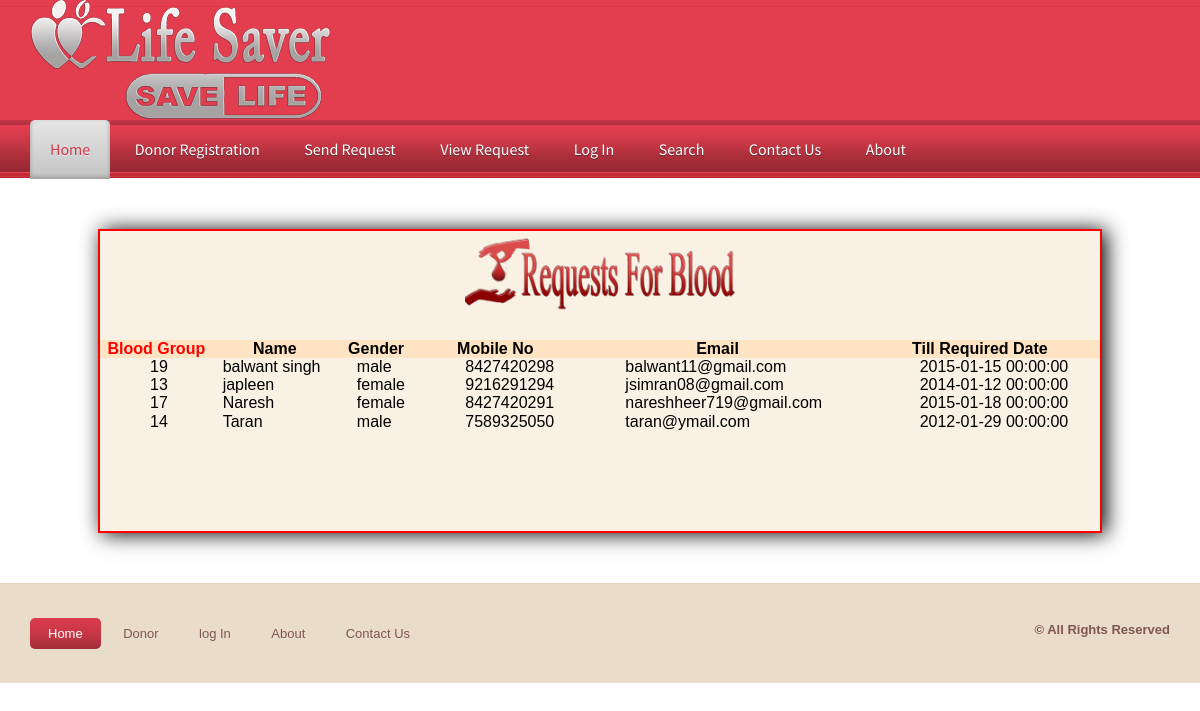
Screenshot of /viewrequest.php with the database file from the repository.
### tables this page shows
CREATE TABLE IF NOT EXISTS `requestes` (
  `req_id` int(100) NOT NULL AUTO_INCREMENT,
  `name` varchar(100) NOT NULL,
  `gender` varchar(100) NOT NULL,
  `age` varchar(100) NOT NULL,
  `mobile` varchar(100) NOT NULL,
  `email` varchar(100) NOT NULL,
  `bgroup` varchar(10) NOT NULL,
  `reqdate` datetime NOT NULL,
  `detail` varchar(500) NOT NULL,
  PRIMARY KEY (`req_id`)
);

### viewrequest.php (the view, shortened to what this page needs)
<!DOCTYPE html PUBLIC "-//W3C//DTD XHTML 1.0 Transitional//EN" "http://www.w3.org/TR/xhtml1/DTD/xhtml1-transitional.dtd">
<html xmlns="http://www.w3.org/1999/xhtml">
<head>
<link href="css/lightbox.css" rel="stylesheet" />
    <link href="StyleSheet.css" rel="stylesheet" type="text/css" />
<link href="css/style.css" rel="stylesheet" type="text/css" media="all" />
<link href="css/flexslider.css" rel="stylesheet" type="text/css" media="all" />
</head>
<body>
<?php include('admin/function.php'); ?>
 <div class="h_bg">
<div class="wrap">
<div class="header">
		<div class="logo">
			<h1><a href="index.php"><img src="Images/logo.png" alt=""></a></h1>
		</div>
	</div>
</div>
</div>
<div class="nav_bg">
<div class="wrap">
		<?php require('header.php');?>
	</div>
<div style="height:300px; width:1000px; margin:auto; margin-top:50px; margin-bottom:50px; background-color:#f8f1e4; border:2px solid red; box-shadow:4px 1px 20px black;">
     <form method="post" enctype="multipart/form-data">
 <table cellpadding="20" cellspacing="20" width="1000px" height="200px"  style="margin:auto" >
   <tr><td colspan="7" align="center"><img src="Images/brequest.png" height="90px" /></td></tr>
   <tr><td>&nbsp;</td><td>&nbsp;</td></tr>
 <tr style="background-color:bisque" align="center" class="bold">
             <td class="bold" style="color:red"  >Blood Group</td><td align="center">Name</td><td align="center">Gender</td><td align="center">Mobile No</td><td align="center">Email</td>
            <td align="center">Till Required Date</td>
        </tr>
<?php
$cn=mysqli_connect("localhost","root","","bloodbank");
$s="select * from requestes";
	$result=mysqli_query($cn,$s);
	while($data=mysqli_fetch_array($result))
	{
				echo"<tr><td  style=' padding-left:50px'>$data[6]</td><td  style=' padding-left:10px'>$data[1]</td><td  style=' padding-left:20px'>$data[2]</td><td  style=' padding-left:50px'>$data[4]</td><td  style=' padding-left:50px'>$data[5]</td><td  style=' padding-left:60px'>$data[7]</td></tr>";
			}
			?>
</table>
</form>
        </div>
<div class="ftr-bg">
<div class="wrap">
<div class="footer">
	<div class="f_nav">
		<ul>
			<li class="active"><a href="index.php">Home</a></li>
			<li><a href="donar.php">Donor</a></li>
            <li><a href="login.php">log In</a></li>
            <li><a href="aboutus.php">About</a></li>
            <li><a href="contact.php">Contact Us</a></li>
            </ul>
	</div>
		<div class="copy">
			<p class="title">© All Rights Reserved </p>
		</div>
</div>
</div>
</div>
</body>
</html>

### Admin/function.php (shortened to what this page needs)
<!DOCTYPE html PUBLIC "-//W3C//DTD XHTML 1.0 Transitional//EN" "http://www.w3.org/TR/xhtml1/DTD/xhtml1-transitional.dtd">
<html xmlns="http://www.w3.org/1999/xhtml">
<head>
</head>
<body>
</body>
</html>

### header.php
<ul class="nav">
			<li class="active"><a href="index.php">Home</a></li>
			<li><a href="registration.php">Donor Registration</a></li>
			<li><a href="requests.php">send Request</a></li>
            <li><a href="viewrequest.php">View Request</a></li>
            <li><a href="login.php">log In</a></li>
            <li><a href="search.php">Search</a></li>
            <li><a href="contact.php">Contact Us</a></li>
           	<li><a href="aboutus.php">About</a></li>
            </ul>

### css/lightbox.css (style rules this page uses)
body:after { content: url(../img/close.png) url(../img/loading.gif) url(../img/prev.png) url(../img/next.png); display: none; }

### StyleSheet.css (style rules this page uses)
.title { font-weight:bold; color:#805752; font-size: 16px; text-align: left; padding-left: 20px; }
.bold { font-weight:bold; }

### css/style.css (style rules this page uses)
html,body,div,span,applet,object,iframe,h1,h2,h3,h4,h5,h6,p,blockquote,pre,a,abbr,acronym,address,big,cite,code,del,dfn,em,img,ins,kbd,q,s,samp,small,strike,strong,sub,sup,tt,var,b,u,i,dl,dt,dd,ol,nav ul,nav li,fieldset,form,label,legend,table,caption,tbody,tfoot,thead,tr,th,td,article,aside,canvas,details,embed,figure,figcaption,footer,header,hgroup,menu,nav,output,ruby,section,summary,time,mark,audio,video { margin:0;padding:0;border:0;font-size:100%;font:inherit;vertical-align:baseline; }
ol,ul { list-style:none;margin:0;padding:0; }
table { border-collapse:collapse;border-spacing:0; }
a { text-decoration:none; }
img { max-width:100%; }
body { font-family: Arial, Geneva,Helvetica, sans-serif; font-size: 100%; }
.wrap { margin:0 auto; width:80%; }
.h_bg { background: url('../images/h_bg.png') repeat-x ; }
.nav_bg { background: url('../images/nav_bg.png') center 0 repeat-x #CF797E; height:58px; }
.nav li { display:inline-block; }
.nav li a { font-family: 'Source Sans Pro', sans-serif; line-height:1.8em; display:block; text-decoration:none; font-weight:normal; color:#ffffff; padding:15px 20px; font-size: 1em; text-transform: capitalize; text-shadow: 0 1px 0 #5C2830; letter-spacing:0px; }
.nav li.active a { text-shadow: 0 1px 0 #EBEBEB; color:#D13949; background: #E5E5E5; background: -moz-linear-gradient(top, #E5E5E5 0%, #C4C4C4 100%); background: -webkit-gradient(linear, left top, left bottom, color-stop(0%,#E5E5E5), color-stop(100%,#C4C4C4)); filter: progid:DXImageTransform.Microsoft.gradient( startColorstr='#E5E5E5', endColorstr='#C4C4C4',GradientType=0 ); -moz-border-radius:5px 5px 0 0; -webkit-border-radius:5px 5px 0 0; border-radius:5px 5px 0 0; box-shadow: inset 0px -2px 4px #9C9797; -webkit-box-shadow: inset 0px -2px 4px #9C9797; -moz-box-shadow: inset 0px -2px 4px #9C9797; -o-box-shadow: inset 0px -2px 4px #9C9797; }
.ftr-bg { background: #E9DCC9; border-top: 1px solid rgba(214, 195, 167, 0.34); }
.footer { padding:3% 0; }
.f_nav { float:left; }
.f_nav li { display: inline-block; }
.f_nav li.active a { color:#ffffff; background: rgb(219,60,76); background: -moz-linear-gradient(top, rgba(219,60,76,1) 0%, rgba(197,54,68,1) 56%, rgba(162,44,56,1) 99%); background: -webkit-gradient(linear, left top, left bottom, color-stop(0%,rgba(219,60,76,1)), color-stop(56%,rgba(197,54,68,1)), color-stop(99%,rgba(162,44,56,1))); background: -webkit-linear-gradient(top, rgba(219,60,76,1) 0%,rgba(197,54,68,1) 56%,rgba(162,44,56,1) 99%); background: -o-linear-gradient(top, rgba(219,60,76,1) 0%,rgba(197,54,68,1) 56%,rgba(162,44,56,1) 99%); background: -ms-linear-gradient(top, rgba(219,60,76,1) 0%,rgba(197,54,68,1) 56%,rgba(162,44,56,1) 99%); background: linear-gradient(to bottom, rgba(219,60,76,1) 0%,rgba(197,54,68,1) 56%,rgba(162,44,56,1) 99%); filter: progid:DXImageTransform.Microsoft.gradient( startColorstr='#db3c4c', endColorstr='#a22c38',GradientType=0 ); }
.f_nav li a { border-radius: 5px; -webkit-border-radius: 5px; -moz-border-radius: 5px; -o-border-radius: 5px; display:block; padding: 8px 18px; color: #805752; font-size: 0.8125em; }
.copy { float: right; }
.copy p { color: #805752; font-size: 0.8125em; line-height: 1.8em; }
@media only screen and (max-width: 1280px) { .wrap { width:95%; } }

### rows the page displays
requestes: bgroup "19", name "balwant singh", gender "male", mobile "8427420298", email "balwant11@gmail.com", reqdate "2015-01-15 00:00:00"
requestes: bgroup "13", name "japleen", gender "female", mobile "9216291294", email "jsimran08@gmail.com", reqdate "2014-01-12 00:00:00"
requestes: bgroup "17", name "Naresh", gender "female", mobile "8427420291", email "nareshheer719@gmail.com", reqdate "2015-01-18 00:00:00"
requestes: bgroup "14", name "Taran", gender "male", mobile "7589325050", email "taran@ymail.com", reqdate "2012-01-29 00:00:00"
